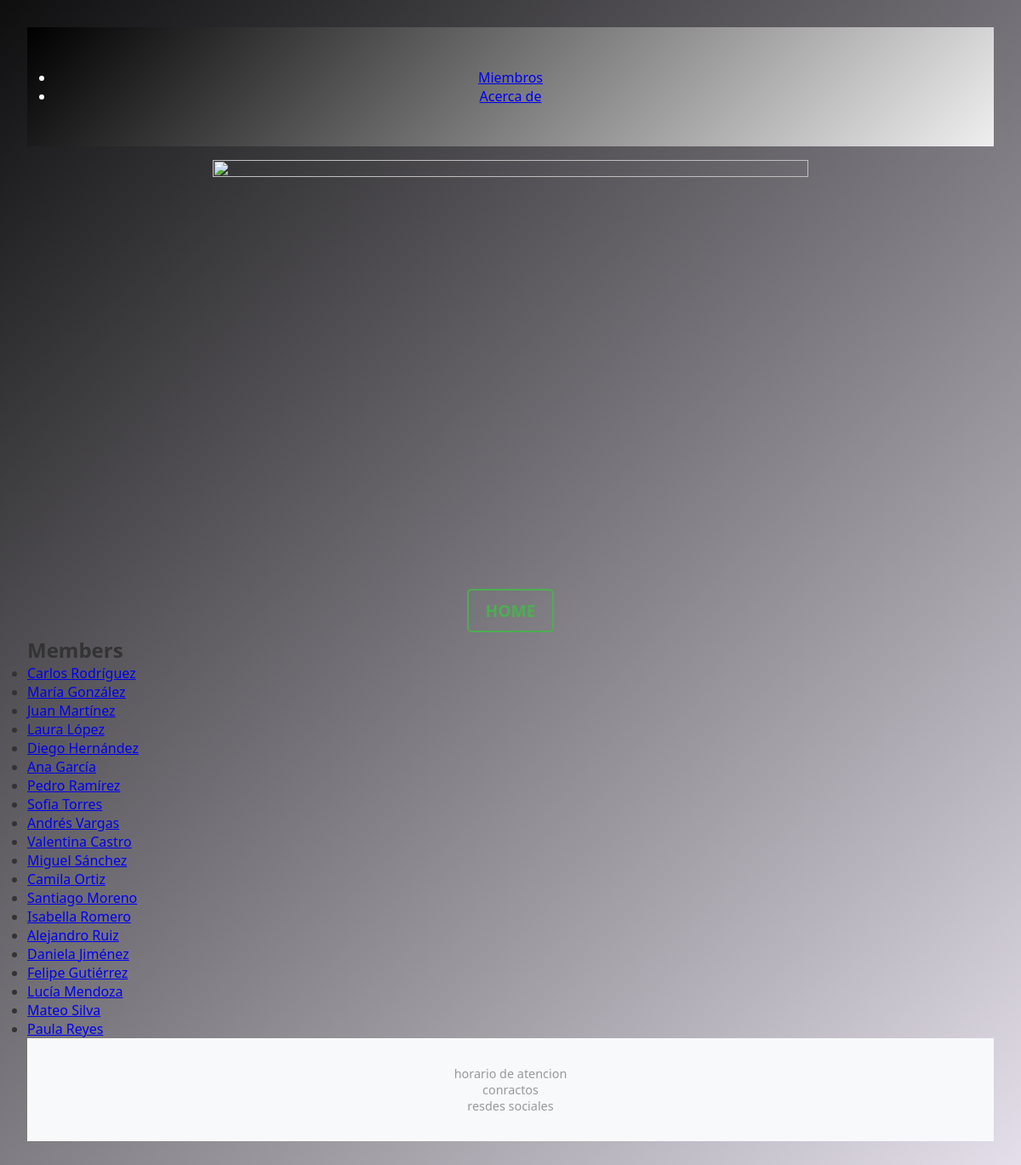
The page /members/ on the database its author committed.
### members/models.py (models this page shows, shortened)
class Member(models.Model):
  firstname = models.CharField(max_length=255)
  lastname = models.CharField(max_length=255)
  phone = models.IntegerField( null=True)
  joined_date = models.DateField(null=True)
  gmail = models.EmailField(max_length=100, null=True)
  genero = models.CharField (max_length=100,null=True)
  edad= models.IntegerField(max_length=3, null=True)

### members/views.py (the view)
# urls.py: path('members/', views.members, name='members'),
def members(request):
  mymembers = Member.objects.all().values()
  template = loader.get_template('all_members.html')
  context = {
    'mymembers': mymembers,
  }
  return HttpResponse(template.render(context, request))

### members/templates/all_members.html (shortened to what this page needs)
{% extends "master.html" %}
{% block content %}
<p  style="text-align: center; margin: 1em 0;"><a href="/" style="color: #4CAF50; text-decoration: none; font-weight: bold; font-size: 1.2em; padding: 0.5em 1em; border: 2px solid #4CAF50; border-radius: 5px; transition: all 0.3s ease; background-color: transparent;" onmouseover="this.style.backgroundColor='#4CAF50'; this.style.color='white';" onmouseout="this.style.backgroundColor='transparent'; this.style.color='#4CAF50';">HOME</a></p>
  <h1>Members</h1>
<ul>
  {% for member in mymembers %}
    <li><a href="details/{{ member.id }}">{{ member.firstname }} {{ member.lastname }}</a></li>
  {% endfor %}
</ul>
{% endblock %}

### mystaticfiles/myglobal.css (style rules this page uses)
* { margin: 0; padding: 0; box-sizing: border-box; }
body { font-family: 'Segoe UI', Tahoma, Geneva, Verdana, sans-serif; background: linear-gradient(135deg, #0e0e0f 0%, #e4dfea 100%); min-height: 100vh; padding: 2rem; color: #333; }

### rows shown on the page
Member: firstname "Carlos", lastname "Rodríguez"
Member: firstname "María", lastname "González"
Member: firstname "Juan", lastname "Martínez"
Member: firstname "Laura", lastname "López"
Member: firstname "Diego", lastname "Hernández"
Member: firstname "Ana", lastname "García"
Member: firstname "Pedro", lastname "Ramírez"
Member: firstname "Sofia", lastname "Torres"
Member: firstname "Andrés", lastname "Vargas"
Member: firstname "Valentina", lastname "Castro"
Member: firstname "Miguel", lastname "Sánchez"
Member: firstname "Camila", lastname "Ortiz"
Member: firstname "Santiago", lastname "Moreno"
Member: firstname "Isabella", lastname "Romero"
Member: firstname "Alejandro", lastname "Ruiz"
Member: firstname "Daniela", lastname "Jiménez"
Member: firstname "Felipe", lastname "Gutiérrez"
Member: firstname "Lucía", lastname "Mendoza"
Member: firstname "Mateo", lastname "Silva"
Member: firstname "Paula", lastname "Reyes"
